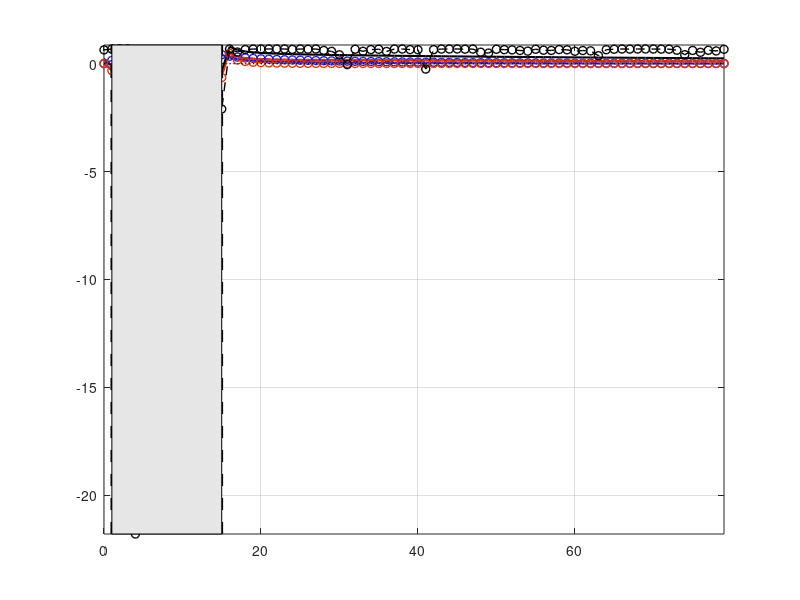

Write MATLAB code to recreate this figure. (Note: this script raises an error after producing the figure.)
clear all; clc;

addpath(genpath([cd '\Codes']));
% Graphs
path_g       = [cd '\Graphs'];
imprime      = @(x) print( gcf, '-depsc2', [path_g filesep x]);
imprpdf      = @(x) eps2pdf( [path_g filesep x '.eps']);
formataxis   = @(x) set(x, 'Fontname', 'Times', 'FontWeight', 'normal', 'Fontsize', 19, 'Box', 'On', 'PlotBoxAspectRatio', [1 0.75 1]);
formatlegend = @(x) set(legend, 'Location', x, 'Orientation', 'Vertical', 'Box', 'On', 'Fontsize', 20, 'Fontangle', 'normal');
label_x      = @(x) xlabel(x,'Fontname', 'Times', 'FontWeight', 'normal', 'Fontsize', 15,'interpreter','latex');
label_y      = @(x) ylabel(x,'Fontname', 'Times', 'FontWeight', 'normal', 'Fontsize', 15,'interpreter','latex');
label_z      = @(x) zlabel(x,'Fontname', 'Times', 'FontWeight', 'normal', 'Fontsize', 15,'interpreter','latex');
otitle       = @(x) title(x, 'Fontname', 'Times', 'FontWeight', 'normal', 'Fontsize', 15,'interpreter','latex');


t_plotmax = 80;
Periods = (1:1:100);
color1_ss   =[0.1 0.1 0.8]; %color2_ss = color1_ss; color3_ss = color1_ss;
color2_ss   = [220 50 0]/255;%[0.8 0.4 0.4];
color3_ss   = [200 200 200]/255;%[0.6 0.8 0.6];
color4_ss   = [200 255 0]/255;%[0.6 0.8 0.6];
color5_ss   = [255 255 255]*0;%/255;%[0.6 0.8 0.6];

load('DDcc.mat');
s_plotmax = round(numel(s_vec)/4);
[X,Y]     = meshgrid((1:t_plotmax)',s_vec(1:s_plotmax));
ds        = s_vec(2)-s_vec(1);

endopath1 = endopath;
steady1   = steady;
Es1       = sum(endopath.f_t(:,1:t_plotmax).*repmat(s_vec,1,t_plotmax))*ds;
Vs1       = sum(endopath.f_t(:,1:t_plotmax).*(bsxfun(@minus,s_vec,Es1).^2))*ds;

load('DDccrsp.mat');
endopath2 = endopath;
steady2 = steady;
Es2       = sum(endopath.f_t(:,1:t_plotmax).*repmat(s_vec,1,t_plotmax))*ds;
Vs2       = sum(endopath.f_t(:,1:t_plotmax).*(bsxfun(@minus,s_vec,Es2).^2))*ds;

load('DDccrspendo.mat');
endopath3 = endopath;
steady3   = steady;
Es3       = sum(endopath.f_t(:,1:t_plotmax).*repmat(s_vec,1,t_plotmax))*ds;
Vs3       = sum(endopath.f_t(:,1:t_plotmax).*(bsxfun(@minus,s_vec,Es3).^2))*ds;

load('DDcc_rss.mat');
endopath4 = endopath;
steady4   = steady;
Es4       = sum(endopath.f_t(:,1:t_plotmax).*repmat(s_vec,1,t_plotmax))*ds;
Vs4       = sum(endopath.f_t(:,1:t_plotmax).*(bsxfun(@minus,s_vec,Es4).^2))*ds;

load('DDccrsp_rss.mat');
endopath5 = endopath;
steady5   = steady;
Es5       = sum(endopath.f_t(:,1:t_plotmax).*repmat(s_vec,1,t_plotmax))*ds;
Vs5       = sum(endopath.f_t(:,1:t_plotmax).*(bsxfun(@minus,s_vec,Es5).^2))*ds;

load('DDccrspendo_rss.mat');
endopath6 = endopath;
steady6   = steady;
Es6       = sum(endopath.f_t(:,1:t_plotmax).*repmat(s_vec,1,t_plotmax))*ds;
Vs6       = sum(endopath.f_t(:,1:t_plotmax).*(bsxfun(@minus,s_vec,Es6).^2))*ds;

T_pre = 1       ; % Time Lapse prior to transition
T_post= 16       ; % Time Lapse after transition

figure(1);
hh=plot(Periods(1:t_plotmax)-1, [(endopath1.Y_t(1:t_plotmax)'/steady1.Y_ss-1) ...
                               (endopath2.Y_t(1:t_plotmax)'/steady2.Y_ss-1) ...
                                (endopath3.Y_t(1:t_plotmax)'/steady3.Y_ss-1) ...
                                (endopath4.Y_t(1:t_plotmax)'/steady4.Y_ss-1) ...
                                (endopath5.Y_t(1:t_plotmax)'/steady5.Y_ss-1) ...
                                (endopath6.Y_t(1:t_plotmax)'/steady6.Y_ss-1) ]*100); hold on;
plot(Periods(1:t_plotmax)-1, 0*endopath1.rb_t(1:t_plotmax),'k:','LineWidth',1); grid on;
set(hh(1),'LineWidth',1.5,'Color',color1_ss);
set(hh(2),'LineWidth',1.5,'Color',color2_ss);
set(hh(3),'LineWidth',1.5,'Color',color5_ss);
set(hh(4),'LineWidth',1,'Color',color1_ss,'marker','o','linestyle','--')
set(hh(5),'LineWidth',1,'Color',color2_ss,'marker','o','linestyle','--')
set(hh(6),'LineWidth',1,'Color',color5_ss,'marker','o','linestyle','--','markersize',6)
% set(hh(7),'LineWidth',1.5,'Color','g');%,'marker','s','linestyle',':','markersize',8)
% set(hh(8),'LineWidth',1,'Color','g','marker','o','linestyle','--','markersize',6)


axis tight; [yout]=get(gca,'ylim'); 
ylim([yout(1) yout(2)*1.1]);
[yout]=get(gca,'ylim'); 
line([T_pre T_pre],[yout(1) yout(2)],'Color','k','LineWidth',2,'LineStyle','--');
line([T_post-1 T_post-1],[yout(1) yout(2)],'Color','k','LineWidth',2,'LineStyle','--');
h=patch([T_pre T_post-1 T_post-1 T_pre],[yout(1) yout(1) yout(2) yout(2)],[0.9 0.9 0.9]); alpha(h,0.2);
formataxis(gca); %otitle('$Y_{t}$ deviation from $Y_{ss}$'); 
legend('CC','CC+\Delta r','CC+\Delta r endo','CC\_rss','CC\_rss+\Delta r','CC\_rss+\Delta r endo');
label_x('time'); label_y('$\%$');
imprime(['comp_cc_yt']);
imprpdf(['comp_cc_yt']);

%%
figure(2);
hh=plot(Periods(1:t_plotmax)-1, [(endopath1.B_t(1:t_plotmax)'/steady1.B_ss-1) ...
                                (endopath2.B_t(1:t_plotmax)'/steady2.B_ss-1) ...
                                (endopath3.B_t(1:t_plotmax)'/steady3.B_ss-1) ...
                                (endopath4.B_t(1:t_plotmax)'/steady4.B_ss-1) ...
                                (endopath5.B_t(1:t_plotmax)'/steady5.B_ss-1) ...
                                (endopath6.B_t(1:t_plotmax)'/steady6.B_ss-1) ]*100); hold on;
plot(Periods(1:t_plotmax)-1, 0*endopath1.rb_t(1:t_plotmax),'k:','LineWidth',1); grid on;
set(hh(1),'LineWidth',1.5,'Color',color1_ss);
set(hh(2),'LineWidth',1.5,'Color',color2_ss);
set(hh(3),'LineWidth',1,'Color',color1_ss,'marker','o','linestyle','--')
set(hh(4),'LineWidth',1,'Color',color2_ss,'marker','o','linestyle','--')
set(hh(5),'LineWidth',1.5,'Color',color5_ss);%,'marker','x','linestyle',':','markersize',8)
set(hh(6),'LineWidth',1,'Color',color5_ss,'marker','o','linestyle','--','markersize',6)
% set(hh(7),'LineWidth',1.5,'Color','g');%,'marker','s','linestyle',':','markersize',8)
% set(hh(8),'LineWidth',1,'Color','g','marker','o','linestyle','--','markersize',6)

axis tight; [yout]=get(gca,'ylim'); 
ylim([yout(1) yout(2)*1.1]);
[yout]=get(gca,'ylim'); 
line([T_pre T_pre],[yout(1) yout(2)],'Color','k','LineWidth',2,'LineStyle','--');
line([T_post-1 T_post-1],[yout(1) yout(2)],'Color','k','LineWidth',2,'LineStyle','--');
h=patch([T_pre T_post-1 T_post-1 T_pre],[yout(1) yout(1) yout(2) yout(2)],[0.9 0.9 0.9]); alpha(h,0.2);
formataxis(gca); %otitle('$Y_{t}$ deviation from $Y_{ss}$'); 
% legend('wo/ADE','w/ADE','w/ADE + \Delta r');
label_x('time'); label_y('$\%$');
imprime(['comp_cc_Bt']);
imprpdf(['comp_cc_Bt']);


figure(3);
hh=plot(Periods(1:t_plotmax)-1, [(endopath1.D_t(1:t_plotmax)'/steady1.D_ss-1) ...
                                (endopath2.D_t(1:t_plotmax)'/steady2.D_ss-1) ...
                                (endopath3.D_t(1:t_plotmax)'/steady3.D_ss-1) ...
                                (endopath4.D_t(1:t_plotmax)'/steady4.D_ss-1) ...
                                 (endopath5.D_t(1:t_plotmax)'/steady5.D_ss-1) ...
                                 (endopath6.D_t(1:t_plotmax)'/steady6.D_ss-1)]*100); hold on;
plot(Periods(1:t_plotmax)-1, 0*endopath1.rb_t(1:t_plotmax),'k:','LineWidth',1); grid on;
set(hh(1),'LineWidth',1.5,'Color',color1_ss);
set(hh(2),'LineWidth',1.5,'Color',color2_ss);
set(hh(3),'LineWidth',1.5,'Color',color5_ss);
set(hh(4),'LineWidth',1,'Color',color1_ss,'marker','o','linestyle','--')
set(hh(5),'LineWidth',1,'Color',color2_ss,'marker','o','linestyle','--')
set(hh(6),'LineWidth',1,'Color',color5_ss,'marker','o','linestyle','--','markersize',6)
% set(hh(7),'LineWidth',1.5,'Color','g');%,'marker','s','linestyle',':','markersize',8)
% set(hh(8),'LineWidth',1,'Color','g','marker','o','linestyle','--','markersize',6)

axis tight; [yout]=get(gca,'ylim'); 
ylim([yout(1) yout(2)*1.1]);
[yout]=get(gca,'ylim'); 
line([T_pre T_pre],[yout(1) yout(2)],'Color','k','LineWidth',2,'LineStyle','--');
line([T_post-1 T_post-1],[yout(1) yout(2)],'Color','k','LineWidth',2,'LineStyle','--');
h=patch([T_pre T_post-1 T_post-1 T_pre],[yout(1) yout(1) yout(2) yout(2)],[0.9 0.9 0.9]); alpha(h,0.2);
formataxis(gca); %otitle('$Y_{t}$ deviation from $Y_{ss}$'); 
% legend('wo/ADE','w/ADE','w/ADE + \Delta r');
label_x('time'); label_y('$\%$');
imprime(['comp_cc_Dt']);
imprpdf(['comp_cc_Dt']);

figure(4);
hh=plot(Periods(1:t_plotmax)-1, [endopath1.rb_t(1:t_plotmax)'-endopath1.rs_t(1:t_plotmax)' ...
                               endopath2.rb_t(1:t_plotmax)' - endopath2.rs_t(1:t_plotmax)' ...
                               endopath3.rb_t(1:t_plotmax)' - endopath3.rs_t(1:t_plotmax)' ...
                               endopath4.rb_t(1:t_plotmax)' - endopath4.rs_t(1:t_plotmax)' ...
                               endopath5.rb_t(1:t_plotmax)' - endopath5.rs_t(1:t_plotmax)' ...
                               endopath6.rb_t(1:t_plotmax)' - endopath6.rs_t(1:t_plotmax)']*100); hold on;
plot(Periods(1:t_plotmax)-1, 0*endopath1.rb_t(1:t_plotmax),'k:','LineWidth',1); grid on;
set(hh(1),'LineWidth',1.5,'Color',color1_ss);
set(hh(2),'LineWidth',1.5,'Color',color2_ss);
set(hh(3),'LineWidth',1.5,'Color',color5_ss);
set(hh(4),'LineWidth',1,'Color',color1_ss,'marker','o','linestyle','--')
set(hh(5),'LineWidth',1,'Color',color2_ss,'marker','o','linestyle','--')
set(hh(6),'LineWidth',1,'Color',color5_ss,'marker','o','linestyle','--','markersize',6)
% set(hh(7),'LineWidth',1.5,'Color','g');%,'marker','s','linestyle',':','markersize',8)
% set(hh(8),'LineWidth',1,'Color','g','marker','o','linestyle','--','markersize',6)

axis tight; [yout]=get(gca,'ylim'); 
ylim([yout(1) yout(2)*1.1]);
[yout]=get(gca,'ylim'); 
line([T_pre T_pre],[yout(1) yout(2)],'Color','k','LineWidth',2,'LineStyle','--');
line([T_post-1 T_post-1],[yout(1) yout(2)],'Color','k','LineWidth',2,'LineStyle','--');
h=patch([T_pre T_post-1 T_post-1 T_pre],[yout(1) yout(1) yout(2) yout(2)],[0.9 0.9 0.9]); alpha(h,0.2);
formataxis(gca); %otitle('$Y_{t}$ deviation from $Y_{ss}$'); 
% legend('wo/ADE','w/ADE','w/ADE + \Delta r');
label_x('time'); label_y('$\%$');
imprime(['comp_cc_rspt']);
imprpdf(['comp_cc_rspt']);

%%
figure(5);
hh=plot(Periods(1:t_plotmax)-1, [Vs1' Vs2' Vs3' Vs4' Vs5' Vs6']); hold on;
plot(Periods(1:t_plotmax)-1, 0*endopath1.rb_t(1:t_plotmax),'k:','LineWidth',1); grid on;
set(hh(1),'LineWidth',1.5,'Color',color1_ss);
set(hh(2),'LineWidth',1.5,'Color',color2_ss);
set(hh(3),'LineWidth',1.5,'Color',color5_ss);
set(hh(4),'LineWidth',1,'Color',color1_ss,'marker','o','linestyle','--')
set(hh(5),'LineWidth',1,'Color',color2_ss,'marker','o','linestyle','--')
set(hh(6),'LineWidth',1,'Color',color5_ss,'marker','o','linestyle','--','markersize',6)
% set(hh(7),'LineWidth',1.5,'Color','g');%,'marker','s','linestyle',':','markersize',8)
% set(hh(8),'LineWidth',1,'Color','g','marker','o','linestyle','--','markersize',6)

axis tight; [yout]=get(gca,'ylim'); 
ylim([yout(1) yout(2)*1.1]);
[yout]=get(gca,'ylim'); 
line([T_pre T_pre],[yout(1) yout(2)],'Color','k','LineWidth',2,'LineStyle','--');
line([T_post-1 T_post-1],[yout(1) yout(2)],'Color','k','LineWidth',2,'LineStyle','--');
h=patch([T_pre T_post-1 T_post-1 T_pre],[yout(1) yout(1) yout(2) yout(2)],[0.9 0.9 0.9]); alpha(h,0.2);
formataxis(gca); %otitle('$Y_{t}$ deviation from $Y_{ss}$'); 
% legend('wo/ADE','w/ADE','w/ADE + \Delta r');
label_x('time'); label_y('$\%$');
imprime(['comp_cc_Vs']);
imprpdf(['comp_cc_Vs']);

delete(['\Graphs\*.eps'])
return
%%
[steady1.Y_ss steady2.Y_ss steady3.Y_ss steady4.Y_ss steady5.Y_ss steady6.Y_ss]
